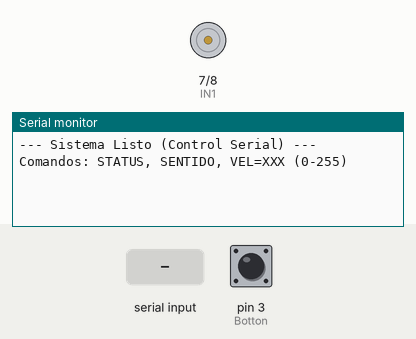
Simulated run of this sketch. Board: Arduino Uno, built with avr-gcc and run on an emulated ATmega328P. Shown: motor-driver pin pairs drawn as motors (green arrow = first pin HIGH = forward, orange = second pin HIGH = backward, longer = more drive, scaled by the enable pin), the last lines printed to the serial monitor. Inputs (shaded band) come from the test bench; at power-on: pin 3 (Botton) HIGH.

Above: at 1.2 s.
1.3 s: pin 3 (Botton) pulled LOW for 0.15 s
At 2.8 s:
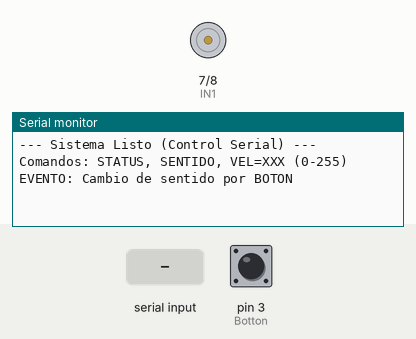
4.4 s: "SENTIDO\n" received over Serial
At 4.8 s:
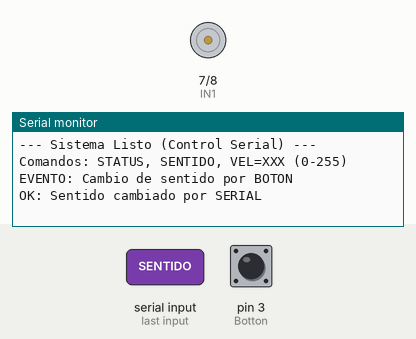
5.9 s: pin 3 (Botton) pulled LOW for 1 s
At 6.3 s:
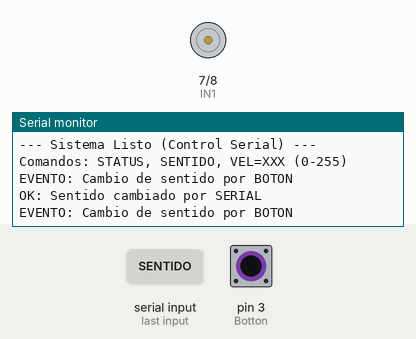
8.4 s: pin 3 (Botton) pulled LOW for 3.2 s
At 9.4 s:
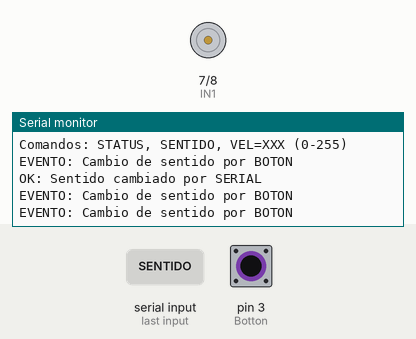

The sketch:

lab_05_parte2_pwm_led_modificado.ino
```cpp
// === DEFINICIÓN DE PINES ===
const int ENA = 9;   // Salida PWM para velocidad
const int IN1 = 7;   // Sentido 1
const int IN2 = 8;   // Sentido 2
const int Botton = 3; // Botón físico para cambio manual de sentido

// === VARIABLES GLOBALES ===
bool est_btn = false;       // Estado de dirección
int last_btn_state = HIGH;  // Para detectar presión del botón
int velocidadActual = 0;    // Velocidad controlada solo por Serial (0-255)

void setup() {
  pinMode(ENA, OUTPUT);
  pinMode(IN1, OUTPUT);
  pinMode(IN2, OUTPUT);
  pinMode(Botton, INPUT_PULLUP); // Resistencia interna activa

  Serial.begin(9600);
  Serial.println("--- Sistema Listo (Control Serial) ---");
  Serial.println("Comandos: STATUS, SENTIDO, VEL=XXX (0-255)");

  // Iniciar con el motor detenido
  analogWrite(ENA, 0);
  actualizarMotores();
}

void loop() {
  leerSerial(); // Escucha si hay nuevos comandos

  // 1. Detección del botón físico (siempre activo para emergencias o pruebas)
  int current_btn_state = digitalRead(Botton);
  if (current_btn_state == LOW && last_btn_state == HIGH) {
    est_btn = !est_btn;
    actualizarMotores();
    delay(50); // Debounce
    Serial.println("EVENTO: Cambio de sentido por BOTON");
  }
  last_btn_state = current_btn_state;
}

// === PROCESAMIENTO DE COMANDOS ===
void procesarComando(char* cmd) {

  // Comando: STATUS (Muestra datos actuales)
  if (strcmp(cmd, "STATUS") == 0) {
    Serial.println("\n--- ESTADO ACTUAL ---");
    Serial.print("Velocidad PWM: "); Serial.println(velocidadActual);
    Serial.print("Dirección: "); Serial.println(est_btn ? "IN1:H / IN2:L Horario" : "IN1:L / IN2:H  Antihorario");
    Serial.println("---------------------");
  }

  // Comando: SENTIDO (Alterna giro)
  else if (strcmp(cmd, "SENTIDO") == 0) {
    est_btn = !est_btn;
    actualizarMotores();
    Serial.println("OK: Sentido cambiado por SERIAL");
  }

  // Comando: VEL=XXX (Ajusta velocidad de 0 a 255)
  else if (strncmp(cmd, "VEL=", 4) == 0) {
    int nuevaVel = atoi(&cmd[4]); // Extrae el número después de "VEL="

    if (nuevaVel >= 0 && nuevaVel <= 255) {
      velocidadActual = nuevaVel;
      analogWrite(ENA, velocidadActual);
      Serial.print("OK: Velocidad actualizada a ");
      Serial.println(velocidadActual);
    } else {
      Serial.println("ERROR: Rango inválido (Usa 0-255)");
    }
  }
}

// Función para escribir en los pines de dirección
void actualizarMotores() {
  if (est_btn) {
    digitalWrite(IN1, HIGH);
    digitalWrite(IN2, LOW);
  } else {
    digitalWrite(IN1, LOW);
    digitalWrite(IN2, HIGH);
  }
}

// Función básica para leer el puerto serial (Debes tenerla o usar esta)
void leerSerial() {
  static char buffer[20];
  static int index = 0;

  while (Serial.available() > 0) {
    char c = Serial.read();
    if (c == '\n' || c == '\r') {
      buffer[index] = '\0';
      if (index > 0) {
        procesarComando(buffer);
      }
      index = 0;
    } else if (index < 19) {
      buffer[index++] = c;
    }
  }
}
```

Measured:
- after the input at 1.3 s, the serial monitor: prints a new line after 0.05 s (image 1)
- after the input at 4.4 s, the serial monitor: prints a new line at once (image 2)
- after the input at 5.9 s, the serial monitor: prints a new line after 0.05 s (image 3)
